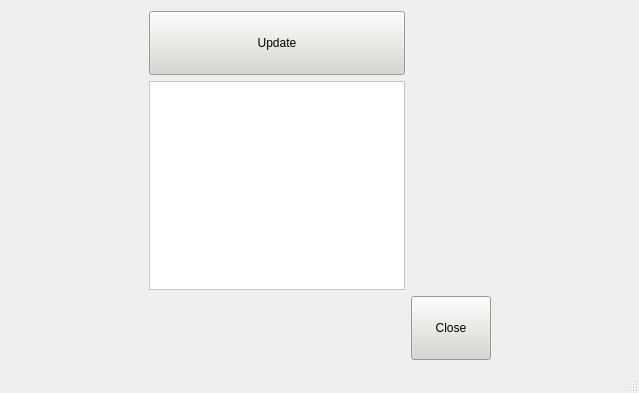
<?xml version="1.0" encoding="UTF-8"?>
<ui version="4.0">
 <class>MainWindow</class>
 <widget class="QMainWindow" name="MainWindow">
  <property name="geometry">
   <rect>
    <x>0</x>
    <y>0</y>
    <width>639</width>
    <height>393</height>
   </rect>
  </property>
  <property name="windowTitle">
   <string>MainWindow</string>
  </property>
  <property name="autoFillBackground">
   <bool>false</bool>
  </property>
  <property name="styleSheet">
   <string notr="true"/>
  </property>
  <widget class="QWidget" name="centralWidget">
   <layout class="QGridLayout" name="gridLayout">
    <item row="0" column="1">
     <widget class="QPushButton" name="pushButtonUpdate">
      <property name="minimumSize">
       <size>
        <width>0</width>
        <height>64</height>
       </size>
      </property>
      <property name="styleSheet">
       <string notr="true">color: rgb(0, 0, 0);
background-color: rgb(211, 215, 207);</string>
      </property>
      <property name="text">
       <string>Update</string>
      </property>
     </widget>
    </item>
    <item row="0" column="0">
     <spacer name="horizontalSpacer">
      <property name="orientation">
       <enum>Qt::Horizontal</enum>
      </property>
      <property name="sizeHint" stdset="0">
       <size>
        <width>40</width>
        <height>20</height>
       </size>
      </property>
     </spacer>
    </item>
    <item row="2" column="3">
     <spacer name="horizontalSpacer_4">
      <property name="orientation">
       <enum>Qt::Horizontal</enum>
      </property>
      <property name="sizeHint" stdset="0">
       <size>
        <width>40</width>
        <height>20</height>
       </size>
      </property>
     </spacer>
    </item>
    <item row="2" column="2">
     <widget class="QPushButton" name="pushButtonClose">
      <property name="minimumSize">
       <size>
        <width>0</width>
        <height>64</height>
       </size>
      </property>
      <property name="styleSheet">
       <string notr="true">background-color: rgb(211, 215, 207);
color: rgb(0, 0, 0);</string>
      </property>
      <property name="text">
       <string>Close</string>
      </property>
     </widget>
    </item>
    <item row="1" column="1">
     <widget class="QTextEdit" name="textEdit">
      <property name="styleSheet">
       <string notr="true">color: rgb(0, 0, 0);
background-color: rgb(255, 255, 255);</string>
      </property>
      <property name="sizeAdjustPolicy">
       <enum>QAbstractScrollArea::AdjustIgnored</enum>
      </property>
     </widget>
    </item>
    <item row="2" column="0">
     <spacer name="horizontalSpacer_2">
      <property name="orientation">
       <enum>Qt::Horizontal</enum>
      </property>
      <property name="sizeHint" stdset="0">
       <size>
        <width>40</width>
        <height>20</height>
       </size>
      </property>
     </spacer>
    </item>
    <item row="2" column="1">
     <spacer name="horizontalSpacer_3">
      <property name="orientation">
       <enum>Qt::Horizontal</enum>
      </property>
      <property name="sizeHint" stdset="0">
       <size>
        <width>40</width>
        <height>20</height>
       </size>
      </property>
     </spacer>
    </item>
   </layout>
   <zorder>pushButtonClose</zorder>
   <zorder>textEdit</zorder>
   <zorder>pushButtonUpdate</zorder>
   <zorder>horizontalSpacer</zorder>
   <zorder>horizontalSpacer_4</zorder>
   <zorder>horizontalSpacer_2</zorder>
   <zorder>horizontalSpacer_3</zorder>
  </widget>
  <widget class="QMenuBar" name="menuBar">
   <property name="geometry">
    <rect>
     <x>0</x>
     <y>0</y>
     <width>639</width>
     <height>22</height>
    </rect>
   </property>
  </widget>
  <widget class="QStatusBar" name="statusBar"/>
 </widget>
 <layoutdefault spacing="6" margin="11"/>
 <resources/>
 <connections/>
</ui>
